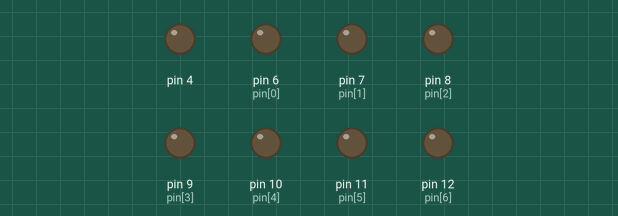
A sketch run on a simulated Arduino Uno, built with avr-gcc and run on an emulated ATmega328P. On the bench: output pins drawn as LEDs (lit = HIGH).

Above: at 0.5 s.
At 1.5 s:
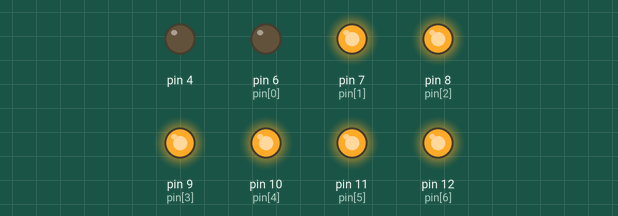
At 3.5 s:
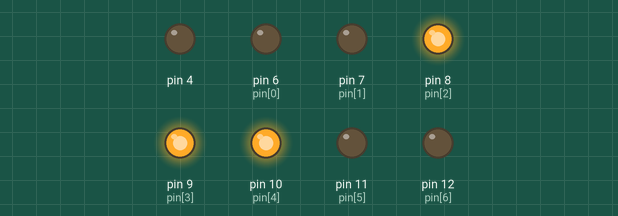
At 6.5 s:
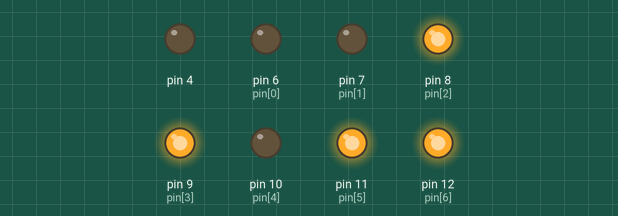
At 9.5 s:
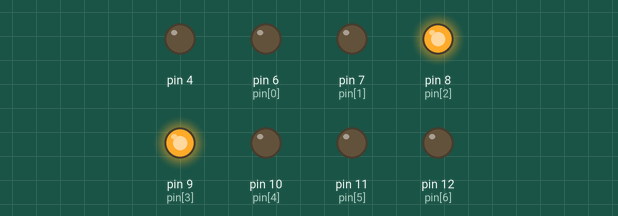
At 12.5 s:
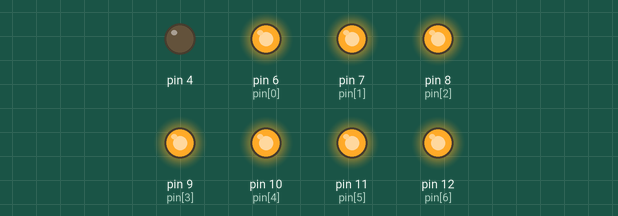
Timing chart, 0 to 13.0 s (numbered marks = the images above):
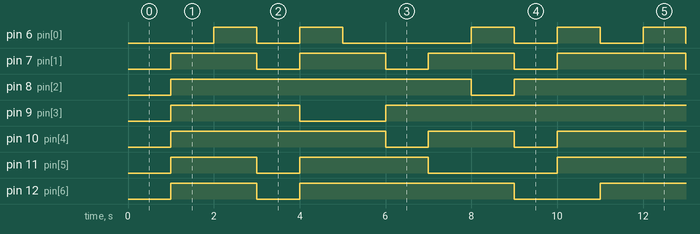

The sketch:

1dcountdown.ino
```cpp
int pin[] = {6,7,8,9,10,11,12};

void setup(){
  pinMode(4, OUTPUT);
  for(int i = 0; i<7;i++){
    pinMode(pin[i], OUTPUT);
  }
}

void display(char digit){

 digitalWrite(pin[0], LOW);
 digitalWrite(pin[1], LOW);
 digitalWrite(pin[2], LOW);
 digitalWrite(pin[3], LOW);
 digitalWrite(pin[4], LOW);
 digitalWrite(pin[5], LOW);
 digitalWrite(pin[6], LOW);

  switch(digit){
    case '0': digitalWrite(pin[0], HIGH);
              digitalWrite(pin[1], HIGH);
              digitalWrite(pin[2], HIGH);
              digitalWrite(pin[3], HIGH);
              digitalWrite(pin[4], HIGH);
              digitalWrite(pin[5], HIGH);
              break;
    case '1': digitalWrite(pin[2], HIGH);
              digitalWrite(pin[3], HIGH);
              break;
    case '2': digitalWrite(pin[0], HIGH);
              digitalWrite(pin[1], HIGH);
              digitalWrite(pin[3], HIGH);
              digitalWrite(pin[4], HIGH);
              digitalWrite(pin[6], HIGH);
              break;
    case '3': digitalWrite(pin[4], HIGH);
              digitalWrite(pin[3], HIGH);
              digitalWrite(pin[6], HIGH);
              digitalWrite(pin[2], HIGH);
              digitalWrite(pin[1], HIGH);
              break;
    case '4': digitalWrite(pin[5], HIGH);
              digitalWrite(pin[6], HIGH);
              digitalWrite(pin[3], HIGH);
              digitalWrite(pin[2], HIGH);
              break;
    case '5': digitalWrite(pin[4], HIGH);
              digitalWrite(pin[5], HIGH);
              digitalWrite(pin[6], HIGH);
              digitalWrite(pin[2], HIGH);
              digitalWrite(pin[1], HIGH);
              break;
    case '6': digitalWrite(pin[0], HIGH);
              digitalWrite(pin[1], HIGH);
              digitalWrite(pin[2], HIGH);
              digitalWrite(pin[4], HIGH);
              digitalWrite(pin[5], HIGH);
              digitalWrite(pin[6], HIGH);
              break;
    case '7': digitalWrite(pin[4], HIGH);
              digitalWrite(pin[3], HIGH);
              digitalWrite(pin[2], HIGH);
              break;
    case '8': digitalWrite(pin[0], HIGH);
              digitalWrite(pin[1], HIGH);
              digitalWrite(pin[2], HIGH);
              digitalWrite(pin[3], HIGH);
              digitalWrite(pin[4], HIGH);
              digitalWrite(pin[5], HIGH);
              digitalWrite(pin[6], HIGH);
              break;
    case '9': digitalWrite(pin[1], HIGH);
              digitalWrite(pin[2], HIGH);
              digitalWrite(pin[3], HIGH);
              digitalWrite(pin[4], HIGH);
              digitalWrite(pin[5], HIGH);
              digitalWrite(pin[6], HIGH);
              break;
    default: break;
  }
}

void countDown(int num){
  String str;
  for(int i = num-1; i>=0;i--){
    delay(1000);
    str = String(i);
    display(str.charAt(0));
  }
}

void loop(){
  countDown(10);
}
```

Measured:
- by itself, pin 6 (pin[0]): repeats every 10.0 s: LOW 1.0 s, HIGH 1.0 s, LOW 3.0 s, 2 × (HIGH 1.0 s, LOW 1.0 s), HIGH 1.0 s
- by itself, pin 7 (pin[1]): repeats every 10.0 s: 2 × (LOW 1.0 s, HIGH 2.0 s), LOW 1.0 s, HIGH 3.0 s
- by itself, pin 8 (pin[2]): repeats every 10.0 s: LOW 1.0 s, HIGH 9.0 s
- by itself, pin 9 (pin[3]): repeats every 10.0 s: LOW 2.0 s, HIGH 8.0 s
- by itself, pin 10 (pin[4]): repeats every 10.0 s: LOW 1.0 s, HIGH 2.0 s, LOW 1.0 s, HIGH 6.0 s
- by itself, pin 11 (pin[5]): repeats every 10.0 s: LOW 1.0 s, HIGH 3.0 s, LOW 3.0 s, HIGH 3.0 s
- by itself, pin 12 (pin[6]): repeats every 10.0 s: LOW 1.0 s, HIGH 5.0 s, LOW 2.0 s, HIGH 2.0 s
